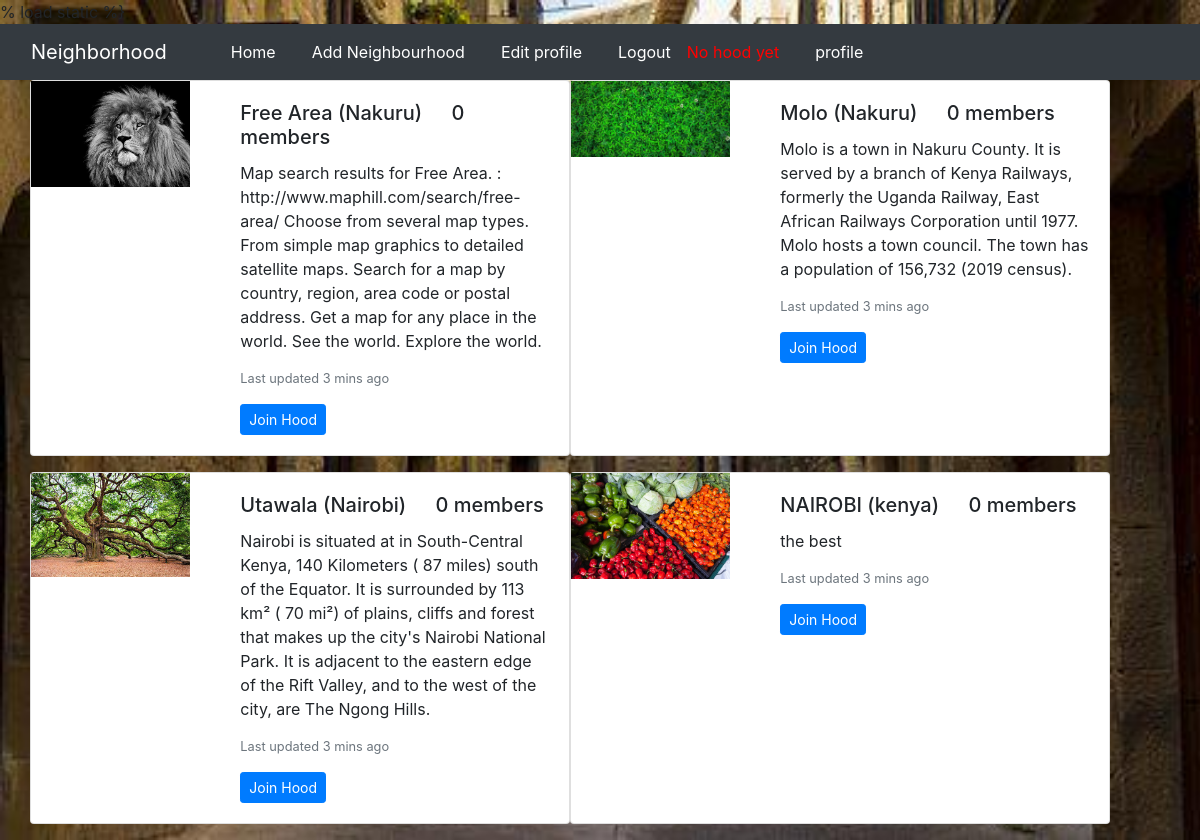
The app's page / (signed in) with its own data.
### watch/models.py (models this page shows, shortened)
class NeighbourHood(models.Model):
    name = models.CharField(max_length=50)
    location = models.CharField(max_length=60)
    admin = models.ForeignKey("Profile", on_delete=models.CASCADE, related_name='hood')
    hood_logo = models.ImageField(upload_to='images/')
    description = models.TextField()
    emergency_helpline = models.IntegerField(null=True, blank=True)
    police_contacts = models.IntegerField(null=True, blank=True)

### watch/views.py (the view)
# urls.py: path('', views.hoods, name='hood'),
@login_required(login_url='/accounts/login/')
def hoods(request):
    all_hoods = NeighbourHood.objects.all()
    all_hoods = all_hoods[::-1]
    params = {
        'all_hoods': all_hoods,
    }
    return render(request, 'all_hoods.html', params)

### watch/templates/all_hoods.html
 {% load bootstrap5 %} {% block content %}
 {% include 'navbar.html' %}
<div class="container"  >
  <div class="row">
    {% for hood in all_hoods %}
    <div class="card mb-3" style="max-width: 540px">
      <div class="row g-0">
        <div class="col-md-4">
          <img
            src="{{ hood.hood_logo.url }}"
            class="img-fluid rounded-start"
            alt="{{ hood.name }}"
          />
        </div>
        <div class="col-md-8">
          <div class="card-body">
            <h5 class="card-title">
              {{ hood.name }} ({{hood.location}})
              <span class="ml-4"
                >{{hood.members.count}}
                member{{hood.members.count|pluralize}}</span
              >
            </h5>
            <p class="card-text">{{hood.description}}</p>
            <p class="card-text">
              <small class="text-muted">Last updated 3 mins ago</small>
            </p>
            {% if request.user.profile.neighbourhood == hood %}
            <a
              href="{% url 'leave-hood' hood.id %}"
              class="btn btn-outline-danger btn-sm"
              >Leave Hood</a
            >
            {% elif not request.user.profile.neighbourhood %}
            <a
              href="{% url 'join-hood' hood.id %}"
              class="btn btn-primary btn-sm"
              >Join Hood</a
            >
            {% endif %}
          </div>
        </div>
      </div>
    </div>
    {% endfor %}
  </div>
</div>
{% endblock %}

### watch/templates/navbar.html (shortened to what this page needs)
{% extends 'base.html' %}
{% block content %}
<nav class="navbar navbar-expand-lg navbar-dark bg-dark">
    <div class="container-fluid">
      <a class="navbar-brand" href="#">Neighborhood</a>
      <div class="collapse navbar-collapse ms-auto " id="navbarSupportedContent" style="margin-left:20px ;">
        <ul class="navbar-nav ms-auto ">
           {% if user.is_authenticated %}
          <li class="nav-item ">
            <a class="nav-link active" aria-current="page" href="{% url 'hood'%}" style="margin-left:20px ;">Home</a>
          </li>
          <li class="nav-item">
            <a class="nav-link active" href="{% url 'new-hood' %}" style="margin-left:20px ;">Add Neighbourhood</a>
          </li>
          <li class="nav-item">
            <a class="nav-link active" href="{% url 'edit-profile' user.username %}" style="margin-left:20px ;" >Edit profile</a>
          </li>
          <li class="nav-item">
            <a class="nav-link active" href="{% url 'logout' %}" style="margin-left:20px ;">Logout</a>
          </li>
          {% if user.profile.neighbourhood %}
          <li class="nav-item" >
            <a class="nav-link active" href="{% url 'single-hood' user.profile.neighbourhood.id %}" style="color: rgb(167, 243, 14);">{{user.profile.neighbourhood.name}}</a>
          </li>
          {% else %}
          <li class="nav-item active">
            <a class="nav-link disabled" href="#" tabindex="-1" aria-disabled="true" style="color:red;">No hood yet</a>
          </li>
          {% endif %}
          <li class="nav-item">
            <a class="nav-link active" href="#" tabindex="-1" aria-disabled="true" style="margin-left:20px ;">profile</a>
          </li>
        {% endif %}
      </div>
    </div>
  </nav>
{% endblock %}

### watch/templates/base.html (shortened to what this page needs)
<!DOCTYPE html>
<html lang="en">
<head>
   <link rel="stylesheet" href="https://maxcdn.bootstrapcdn.com/bootstrap/4.0.0/css/bootstrap.min.css">
   <link
  href="http://cdnjs.cloudflare.com/ajax/libs/font-awesome/4.3.0/css/font-awesome.css"
  rel="stylesheet"  type='text/css'>
</head>
<body style="background-image: url(../../static/images/nei.jpg);height:100vh;width:100vw;background-size: cover;">
{% block content %}
{% endblock %}
</body>
</html>

### records on screen
NeighbourHood: hood_logo (picture), name "Free Area", location "Nakuru", members.count "0", description "Map search results for Free Area. : http://www.maphill.com/search/free-area/ Choose from several map types. From simple map graphics to detailed satellite maps. Search for a map by country, region, area code or postal address. Get a map for any place in the world. See the world. Explore the world."
NeighbourHood: hood_logo (picture), name "Molo", location "Nakuru", members.count "0", description "Molo is a town in Nakuru County. It is served by a branch of Kenya Railways, formerly the Uganda Railway, East African Railways Corporation until 1977. Molo hosts a town council. The town has a population of 156,732 (2019 census)."
NeighbourHood: hood_logo (picture), name "Utawala", location "Nairobi", members.count "0", description "Nairobi is situated at in South-Central Kenya, 140 Kilometers ( 87 miles) south of the Equator. It is surrounded by 113 km² ( 70 mi²) of plains, cliffs and forest that makes up the city's Nairobi National Park. It is adjacent to the eastern edge of the Rift Valley, and to the west of the city, are The Ngong Hills."
NeighbourHood: hood_logo (picture), name "NAIROBI", location "kenya", members.count "0", description "the best"
